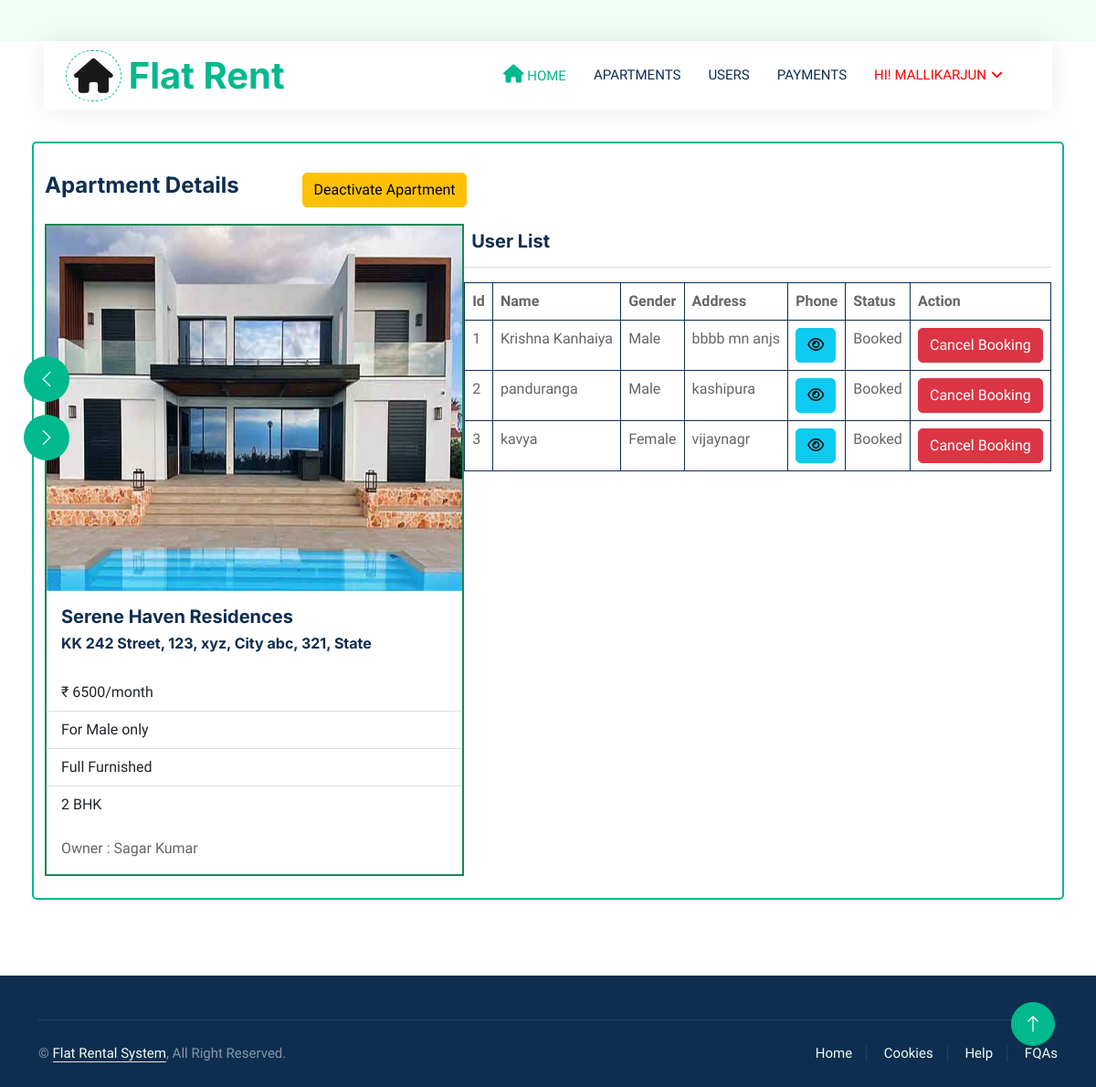
The app's page /owner_apartment_detail/2/ (signed in) with its own data.
### Flatapp/models.py (models this page shows, shortened)
class Apartment(models.Model):
    owner = models.ForeignKey(Owner, on_delete=models.CASCADE, null=True, blank=True)
    name = models.CharField(max_length=100, null=True, blank=True)
    address = models.CharField(max_length=100, null=True, blank=True)
    city = models.CharField(max_length=100, null=True, blank=True)
    state = models.CharField(max_length=200, null=True, blank=True)
    furnish = models.CharField(max_length=200, null=True, blank=True)
    atype = models.CharField(max_length=200, null=True, blank=True)
    ebill = models.CharField(max_length=200, null=True, blank=True)
    extra = models.CharField(max_length=200, null=True, blank=True)
    gender = models.CharField(max_length=200, null=True, blank=True)
    rent = models.CharField(max_length=200, null=True, blank=True)
    pic1 = models.FileField(null=True, blank=True)
    pic2 = models.FileField(null=True, blank=True)
    pic3 = models.FileField(null=True, blank=True)
    pic4 = models.FileField(null=True, blank=True)
    status = models.IntegerField(choices=STATUS, default=1)
    creationdate = models.DateTimeField(auto_now_add=True)

class Owner(models.Model):
    user = models.ForeignKey(User, on_delete=models.CASCADE, null=True, blank=True)
    address = models.CharField(max_length=100, null=True, blank=True)
    mobile = models.CharField(max_length=100, null=True, blank=True)
    elect_img = models.FileField(null=True, blank=True)
    sec_question = models.CharField(max_length=200, null=True, blank=True)
    answer = models.CharField(max_length=200, null=True, blank=True)
    aadhar_img = models.FileField(null=True, blank=True)
    gender = models.CharField(max_length=200, null=True, blank=True)
    status = models.IntegerField(choices=STATUS, default=2)
    creationdate = models.DateTimeField(auto_now_add=True)

class Payment(models.Model):
    register = models.ForeignKey(Registration, on_delete=models.CASCADE, null=True, blank=True)
    apart = models.ForeignKey(Apartment, on_delete=models.CASCADE, null=True, blank=True)
    cardno = models.CharField(max_length=100, null=True, blank=True)
    remark = models.CharField(max_length=100, default="Booking Amount", null=True, blank=True)
    nameoncard = models.CharField(max_length=100, null=True, blank=True)
    amount = models.CharField(max_length=100, null=True, blank=True)
    status = models.CharField(max_length=100, default="Booked", null=True, blank=True)
    bookingdate = models.DateTimeField(auto_now_add=True)

class Registration(models.Model):
    user = models.ForeignKey(User, on_delete=models.CASCADE, null=True, blank=True)
    address = models.CharField(max_length=100, null=True, blank=True)
    mobile = models.CharField(max_length=100, null=True, blank=True)
    aadhar = models.CharField(max_length=100, null=True, blank=True)
    sec_question = models.CharField(max_length=200, null=True, blank=True)
    answer = models.CharField(max_length=200, null=True, blank=True)
    aadhar_img = models.FileField(null=True, blank=True)
    gender = models.CharField(max_length=200, null=True, blank=True)
    status = models.IntegerField(choices=STATUS, default=1)
    creationdate = models.DateTimeField(auto_now_add=True)

### Flatapp/views.py (the view)
# urls.py: path('owner_apartment_detail/<int:aid>/', owner_apartment_detail, name="owner_apartment_detail"),
@login_required(login_url='/user_login/')
def owner_apartment_detail(request, aid):
    data = Apartment.objects.get(id=aid)
    userList = Payment.objects.filter(apart=data)
    return render(request, "owner_apartment_detail.html", locals())

### Flatapp/templates/owner_apartment_detail.html (shortened to what this page needs)
{% extends 'index.html' %}
{% load static %}
{% block body %}
<link rel="stylesheet" href="https://cdnjs.cloudflare.com/ajax/libs/font-awesome/6.2.0/css/all.min.css" />
<div class="container-fluid mb-5 wow fadeIn" data-wow-delay="0.1s" style="padding: 35px;">
            <div class="card container border border-2 border-primary py-4"><br><br>
                <div class="container-fluid header p-0"><br><br><br>
                  <div class="row py-2">
                    <div class="col-md-3 text-start">
                        <h4>Apartment Details</h4>
                    </div><br><br>
                    {% if request.user.owner_set.all %}
                      {% if data.status == 1 %}
                        <div class="col-md-6">
                            <a href="/change_apartment_status/{{data.id}}/?action=2"><button type="button" class="btn btn-warning">Deactivate Apartment</button></a>
                        </div>
                    {% else %}
                        <div class="col-md-6">
                            <a href="/change_apartment_status/{{data.id}}/?action=1"><button type="button" class="btn btn-warning">Activate Apartment</button></a>
                        </div>
                    {% endif %}
                    {% endif %}
                  </div>
                <div class="row g-0 align-items-center flex-column-reverse flex-md-row">
                    <div class="col-md-5 animated fadeIn border border-2 border-success">
                        <div class="owl-carousel header-carousel">
                            <div class="owl-carousel-item">
                                <img class="img-fluid" src="{{data.pic1.url}}" style="width:505px;height:400px" alt="">
                            </div>
                        </div>
                        <div class="card-body">
                            <h5 class="card-title">{{data.name}}</h5>
                            <h6>
                                {{data.address}}, {{data.city}} {{data.state}}
                            </h6>
                          </div>
                          <ul class="list-group list-group-flush">
                            <li class="list-group-item">₹ {{data.rent}}/month</li>
                            <li class="list-group-item">
                              For {{data.gender}} only
                            </li>
                            <li class="list-group-item">{{data.furnish}}</li>
                            <li class="list-group-item">{{data.atype}}</li>
                          </ul>
                          <div class="card-body">
                            Owner : {{data.owner.user.first_name}}
                          </div>
                    </div>
                    <div class="col-md-7">
                        <h5 class="px-2" style="margin-top:-350px;">User List</h5>
                        <hr>
                      <table class="table table-bordered border-dark">
                        <thead>
                            <th>Id</th>
                            <th>Name</th>
                            <th>Gender</th>
                            <th>Address</th>
                            <th>Phone</th>
                            <th>Status</th>
                            <th>Action</th>
                          </thead>
                          <tbody>
                            {% for i in userList%}
                            <tr>
                            <td>{{forloop.counter}}</td>
                            <td>{{i.register.user.first_name}}</td>
                            <td>{{i.register.gender}}</td>
                            <td>{{i.register.address}}</td>
                            <th>
                                <button type="button" class="btn btn-info" id="mobile-btn-{{forloop.counter}}" onclick="togglePassword('mobile-{{forloop.counter}}', this.id)"><i class="fa fa-eye"></i></button>
                            </th>
                            <td>{{i.status}}</td>
                            <td>
                                {% if i.status == "Booked" %}
                                    <a href="/change_payment_status/{{i.id}}/">
                                        <button type="button" class="btn btn-danger" onclick="return confirm('Are you sure?')">Cancel Booking</button>
                                    </a>
                                {% else %}
                                    <a href="/change_payment_status/{{i.id}}/">
                                        <button type="button" class="btn btn-success" onclick="return confirm('Are you sure?')">Booking</button>
                                    </a>
                                {% endif %}
                            </td>
                            </tr>
                          {% endfor%}
                          </tbody>
                      </table>
                    </div>
                </div>
        </div>
            </div>
        </div>
{% endblock %}

### Flatapp/templates/index.html (shortened to what this page needs)
<!DOCTYPE html>
{% load static %}
<html lang="en">
<head>
    <link href="https://cdnjs.cloudflare.com/ajax/libs/font-awesome/5.10.0/css/all.min.css" rel="stylesheet">
    <link href="https://cdn.jsdelivr.net/npm/bootstrap-icons@1.4.1/font/bootstrap-icons.css" rel="stylesheet">
    <link href="{% static 'lib/animate/animate.min.css' %}" rel="stylesheet">
    <link href="{% static 'lib/owlcarousel/assets/owl.carousel.min.css' %}" rel="stylesheet">
    <link href="{% static 'css/bootstrap.min.css' %}" rel="stylesheet">
    <link rel="stylesheet" href="https://cdnjs.cloudflare.com/ajax/libs/font-awesome/4.7.0/css/font-awesome.min.css">
    <link href="{% static 'css/style.css' %}" rel="stylesheet">
</head>
<body>
    <div class="container-xxl bg-white p-0">
        <div class="container-fluid nav-bar bg-transparent">
            <nav class="navbar navbar-expand-lg bg-white navbar-light py-0 px-4">
                <a href="/" class="navbar-brand d-flex align-items-center text-center">
                    <div class="icon p-2 me-2">
                        <i class="fa fa-home" style='font-size:38px;'></i>
                    </div>
                    <h1 class="m-0 text-primary">Flat Rent</h1>
                </a>
                <div class="collapse navbar-collapse" id="navbarCollapse">
                    <div class="navbar-nav ms-auto">
                        <a href="/" class="nav-item nav-link active"><i class='fas fa-home' style='font-size:20px'></i> Home</a>
                        {% if request.user.is_authenticated %}
                            {% if request.user.is_staff %}
                                <a href="/owner_table/" class="nav-item nav-link"> Owners</a>
                                <a href="/user_table/" class="nav-item nav-link"> Users</a>
                                <a href="/apartment_admtable/" class="nav-item nav-link"> Apartments</a>
                                <a href="/feedback/" class="nav-item nav-link"> Feedbacks</a>
                                <div class="nav-item dropdown">
                                    <a href="#" class="nav-link dropdown-toggle" data-bs-toggle="dropdown" style="color:red"> Hi! {{ request.user.username }}</a>
                                    <div class="dropdown-menu rounded-0 m-0">
                                        <a href="/admin_change_password/" class="dropdown-item">Change Password</a>
                                        <a href="/logout_user/" class="dropdown-item">Logout</a>
                                    </div>
                                </div>
                        {% elif request.user.owner_set.all %}
                                <a href="/apartment_table/" class="nav-item nav-link"> Apartments</a>
                                <a href="/user_booking_list/" class="nav-item nav-link"> Users</a>
                                <a href="/user_payment/" class="nav-item nav-link"> Payments</a>
                                <div class="nav-item dropdown">
                                    <a href="#" class="nav-link dropdown-toggle" style="color:red" data-bs-toggle="dropdown"> Hi! {{ request.user.username }}</a>
                                </div>
                        {% endif %}
                    {% endif %}
                </div>
            </nav>
        </div>
{% block body %}
{% endblock %}
        <div class="container-fluid bg-dark text-white-50 footer pt-5 mt-5 wow fadeIn" data-wow-delay="0.1s">
            <div class="container">
                <div class="copyright">
                    <div class="row">
                        <div class="col-md-6 text-center text-md-start mb-3 mb-md-0">
                            &copy; <a class="border-bottom" href="#">Flat Rental System</a>, All Right Reserved.
								</div>
                        <div class="col-md-6 text-center text-md-end">
                            <div class="footer-menu">
                                <a href="">Home</a>
                                <a href="">Cookies</a>
                                <a href="">Help</a>
                                <a href="">FQAs</a>
                            </div>
                        </div>
                    </div>
                </div>
            </div>
        </div>
        <a href="#" class="btn btn-lg btn-primary btn-lg-square back-to-top"><i class="bi bi-arrow-up"></i></a>
    </div>
</body>
</html>

### Flatapp/static/css/style.css (style rules this page uses)
:root { --primary: #00B98E; --secondary: #FF6922; --light: #EFFDF5; --dark: #0E2E50; }
.back-to-top { position: fixed; display: none; right: 45px; bottom: 45px; z-index: 99; }
.btn { transition: .5s; }
.btn.btn-primary, .btn.btn-secondary { color: #FFFFFF; }
.btn-lg-square { width: 48px; height: 48px; }
.btn-square, .btn-sm-square, .btn-lg-square { padding: 0; display: flex; align-items: center; justify-content: center; font-weight: normal; border-radius: 50px; }
.nav-bar { position: relative; margin-top: 45px; padding: 0 3rem; transition: .5s; z-index: 9999; }
.navbar { box-shadow: 0 0 30px rgba(0, 0, 0, .08); }
.navbar .dropdown-toggle::after { border: none; content: "\f107"; font-family: "Font Awesome 5 Free"; font-weight: 900; vertical-align: middle; margin-left: 5px; transition: .5s; }
.navbar-light .navbar-nav .nav-link { margin-right: 30px; padding: 25px 0; color: #FFFFFF; font-size: 15px; text-transform: uppercase; outline: none; }
.navbar-light .navbar-nav .nav-link:hover, .navbar-light .navbar-nav .nav-link.active { color: var(--primary); }
.navbar-light .navbar-brand { height: 75px; }
.navbar-light .navbar-nav .nav-link { color: var(--dark); font-weight: 500; }
@media (min-width: 992px) { .header { margin-top: -120px; } }
.icon { padding: 15px; display: inline-flex; align-items: center; justify-content: center; background: #FFFFFF !important; border-radius: 50px; border: 1px dashed var(--primary) !important; }
.footer .copyright { padding: 25px 0; font-size: 15px; border-top: 1px solid rgba(256, 256, 256, .1); }
.footer .copyright a { color: var(--light); }
.footer .footer-menu a { margin-right: 15px; padding-right: 15px; border-right: 1px solid rgba(255, 255, 255, .1); }
.footer .footer-menu a:last-child { margin-right: 0; padding-right: 0; border-right: none; }

### Flatapp/templates/owner_apartment_detail.html (style rules this page uses)
td { padding:0px; }

### records on screen
Apartment: pic1 (picture), name "Serene Haven Residences", address "KK 242 Street", city "123, xyz, City", state "abc, 321, State", rent "6500", gender "Male", furnish "Full Furnished", atype "2 BHK", owner.user.first_name "Sagar Kumar"
Payment: register.user.first_name "Krishna Kanhaiya", register.gender "Male", register.address "bbbb mn anjs", status "Booked"
Payment: register.user.first_name "panduranga", register.gender "Male", register.address "kashipura", status "Booked"
Payment: register.user.first_name "kavya", register.gender "Female", register.address "vijaynagr", status "Booked"

### other values on screen
{{ request.user.username }} "MALLIKARJUN"
